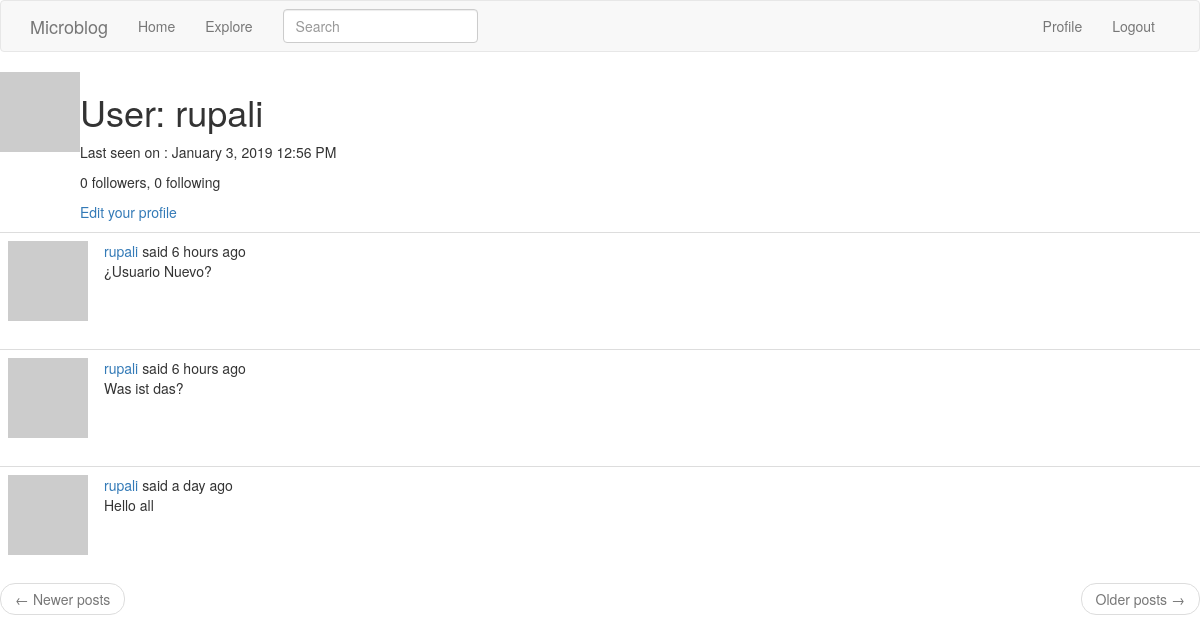
The app's page /user/rupali (signed in), older data.
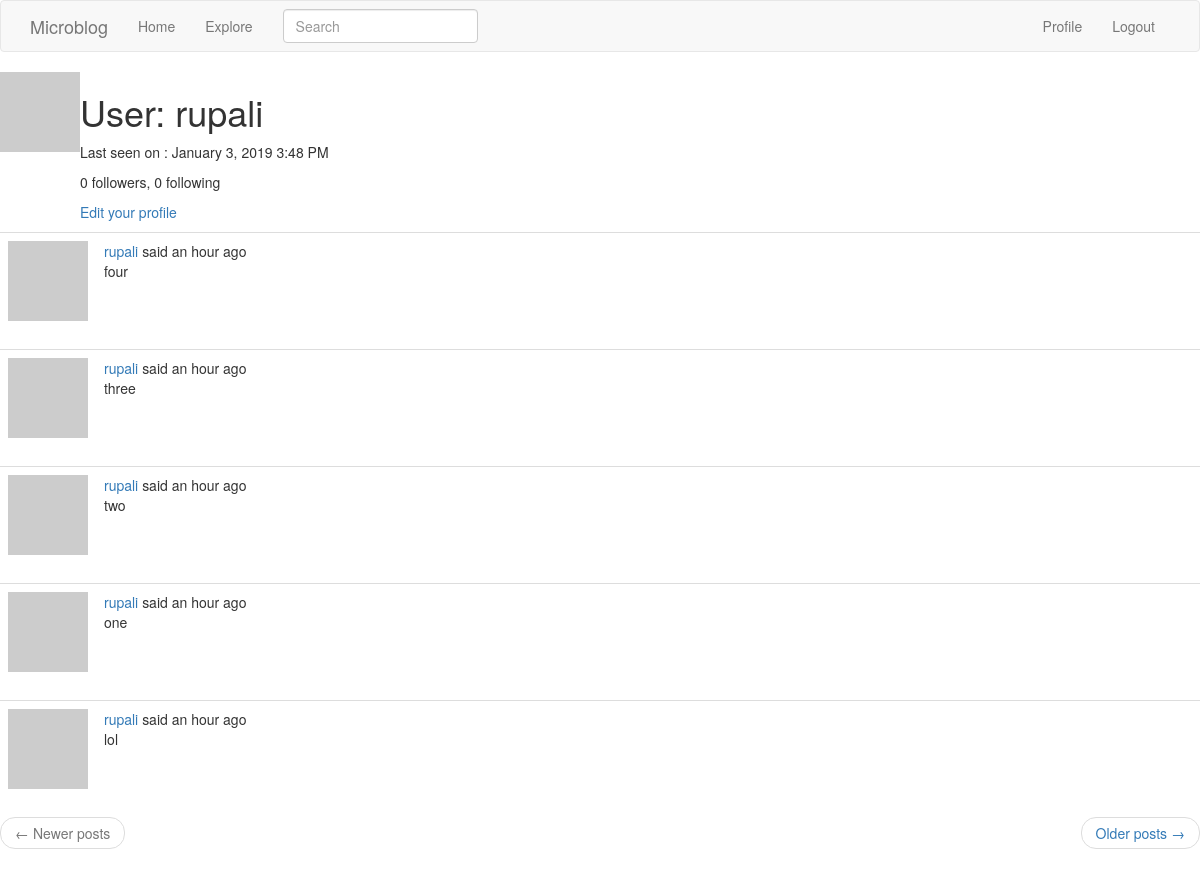
The same page, newer data.
### app/models.py (models this page shows, shortened)
class User(UserMixin, db.Model):
    id = db.Column(db.Integer, primary_key=True)
    username = db.Column(db.String(64), index=True, unique=True)
    email = db.Column(db.String(120), index=True, unique=True)
    password_hash = db.Column(db.String(128))
    posts = db.relationship('Post', backref='author', lazy='dynamic')
    about_me = db.Column(db.String(256))
    last_seen = db.Column(db.DateTime, default=datetime.utcnow())
    """
    adding a many to many relationship with followers and followed
    """
    followed = db.relationship('User',
                               secondary=followers,
                               primaryjoin=(followers.c.follower_id == id),
                               secondaryjoin=(followers.c.followed_id == id),
                               backref=db.backref('followers', lazy='dynamic'), lazy='dynamic')
    def avatar(self, size):
        digest = md5(self.email.lower().encode('utf-8')).hexdigest()
        return 'https://www.gravatar.com/avatar/{}?d=identicon&s={}'.format(digest, size)

class SearchableMixin(object):
    @classmethod
    def before_commit(cls, session):
        session._changes = {
            'add': list(session.new),
            'update': list(session.dirty),
            'delete': list(session.deleted)
        }
    @classmethod
    def after_commit(cls, session):
        for obj in session._changes['add']:
            if isinstance(obj, SearchableMixin):
                add_to_index(obj.__tablename__, obj)
        for obj in session._changes['update']:
            if isinstance(obj, SearchableMixin):
                add_to_index(obj.__tablename__, obj)
        for obj in session._changes['delete']:
            if isinstance(obj, SearchableMixin):
                remove_from_index(obj.__tablename__, obj)
        session._changes = None

class Post(SearchableMixin, db.Model):
    __searchable__ = ['body']
    id = db.Column(db.Integer, primary_key=True)
    body = db.Column(db.String(140))
    timestamp = db.Column(db.DateTime, index=True, default=datetime.utcnow)
    user_id = db.Column(db.Integer, db.ForeignKey('user.id'))
    language = db.Column(db.String(5))

### app/main/routes.py (the view)
@bp.route('/user/<username>')
@login_required
def user(username):
    user = User.query.filter_by(username=username).first_or_404()
    page = request.args.get('page', 1, type=int)
    posts = user.posts.order_by(Post.timestamp.desc()).paginate(page, current_app.config['POSTS_PER_PAGE'])
    next_url = url_for('main.index', page=posts.next_num) if posts.has_next else None
    prev_url = url_for('main.index', page=posts.prev_num) if posts.has_prev else None
    return render_template('user.html', user=user, posts=posts.items, next_url=next_url, prev_url=prev_url)

### app/main/forms.py
class SearchForm(FlaskForm):
    q = StringField(_l('Search', validators=[DataRequired()]))
    def __init__(self, *args, **kwargs):
        if 'formdata' not in kwargs:
            kwargs['formdata'] = request.args
        if 'csrf_enabled' not in kwargs:
            kwargs['csrf_enabled'] = False
        super(SearchForm, self).__init__(*args, **kwargs)

### app/main/routes.py (called while the page is built)
@bp.before_request
def before_request():
    if current_user.is_authenticated:
        current_user.last_seen = datetime.utcnow()
        db.session.commit()
        g.search_form = SearchForm()
    g.locale = str(get_locale())

### app/models.py (called while the page is built)
@login.user_loader
def load_user(id):
    return User.query.get(int(id))

### app/templates/user.html (shortened to what this page needs)
{% extends "base.html" %}
{% import 'bootstrap/wtf.html' as wtf %}
{% block content %}
<table>
    <tr valign="top">
        <td><img src="{{ user.avatar(128) }}"></td>
        <td>
             <h1>{{ _('User') }}: {{ user.username }}</h1>
                        {% if user.last_seen %}
                    <p>{{ _('Last seen on') }} : {{ moment(user.last_seen).format('LLL') }}
                </p>
                    {% endif %}
                <p>
                    {{ _('%(count)d followers', count=user.followers.count()) }}, {{ _('%(count)d following', count=user.followed.count()) }}
                </p>
                {% if user == current_user %}
                <p>
                    <a href="{{ url_for('main.edit_profile') }}">Edit your profile</a>
                </p>
                {% elif not current_user.is_following(user) %}
                <p><a href="{{ url_for('main.follow', username=user.username) }}">{{ _('Follow') }}</a></p>
                {% else %}
                <p><a href="{{ url_for('main.unfollow', username=user.username) }}">{{ _('Unfollow') }}</a></p>
                {% endif %}
        </td>
    </tr>
</table>
{% for post in posts %}
    {% include "_post.html" %}
{% endfor %}
<nav aria-label="...">
        <ul class="pager">
            <li class="previous{% if not prev_url %} disabled{% endif %}">
                <a href="{{ prev_url or '#' }}">
                    <span aria-hidden="true">&larr;</span> {{ _('Newer posts') }}
                </a>
            </li>
            <li class="next{% if not next_url %} disabled{% endif %}">
                <a href="{{ next_url or '#' }}">
                    {{ _('Older posts') }} <span aria-hidden="true">&rarr;</span>
                </a>
            </li>
        </ul>
    </nav>
{% endblock %}

### app/templates/base.html (shortened to what this page needs)
{% extends 'bootstrap/base.html' %}
{% block navbar %}
    <nav class="navbar navbar-default">
        <div class="container">
            <div class="navbar-header">
                <a class="navbar-brand" href="{{ url_for('main.index') }}">Microblog</a>
            </div>
            <div class="collapse navbar-collapse" id="bs-example-navbar-collapse-1">
                <ul class="nav navbar-nav">
                    <li><a href="{{ url_for('main.index') }}">Home</a></li>
                    <li><a href="{{ url_for('main.explore') }}">Explore</a></li>
                </ul>
                {% if g.search_form %}
                <form class="navbar-form navbar-left" method="get" action="{{ url_for('main.search') }}">
                    <div class="form-group">
                        {{ g.search_form.q(size=20, class='form-control', placeholder=g.search_form.q.label.text) }}
                    </div>
                </form>
                {% endif %}
                <ul class="nav navbar-nav navbar-right">
                    {% if current_user.is_anonymous %}
                    <li><a href="{{ url_for('auth.login') }}">Login</a></li>
                    {% else %}
                    <li><a href="{{ url_for('main.user', username=current_user.username) }}">Profile</a></li>
                    <li><a href="{{ url_for('auth.logout') }}">Logout</a></li>
                    {% endif %}
                </ul>
            </div>
        </div>
    </nav>
{% endblock %}

### app/templates/_post.html (shortened to what this page needs)
<table class="table table-hover">
        <tr>
            <td width="70px">
                <a href="{{ url_for('main.user', username=post.author.username) }}">
                    <img src="{{ post.author.avatar(70) }}" />
                </a>
            </td>
            <td>
                {{ _('%(username)s said %(when)s', username=user_link, when=moment(post.timestamp).fromNow()) }}
                <br>
                <span id="post{{ post.id }}">{{ post.body }}</span>
            </td>
        </tr>
</table>

Row changes from the older to the newer data that the page shows:
no longer on this page (row unchanged): Post: body "¿Usuario Nuevo?"
no longer on this page (row unchanged): Post: body "Was ist das?"
no longer on this page (row unchanged): Post: body "Hello all"
changed User "rupali": last_seen "January 3, 2019 12:56 PM" → "January 3, 2019 3:48 PM"
added Post: body "four"
added Post: body "three"
added Post: body "two"
added Post: body "one"
added Post: body "lol"
